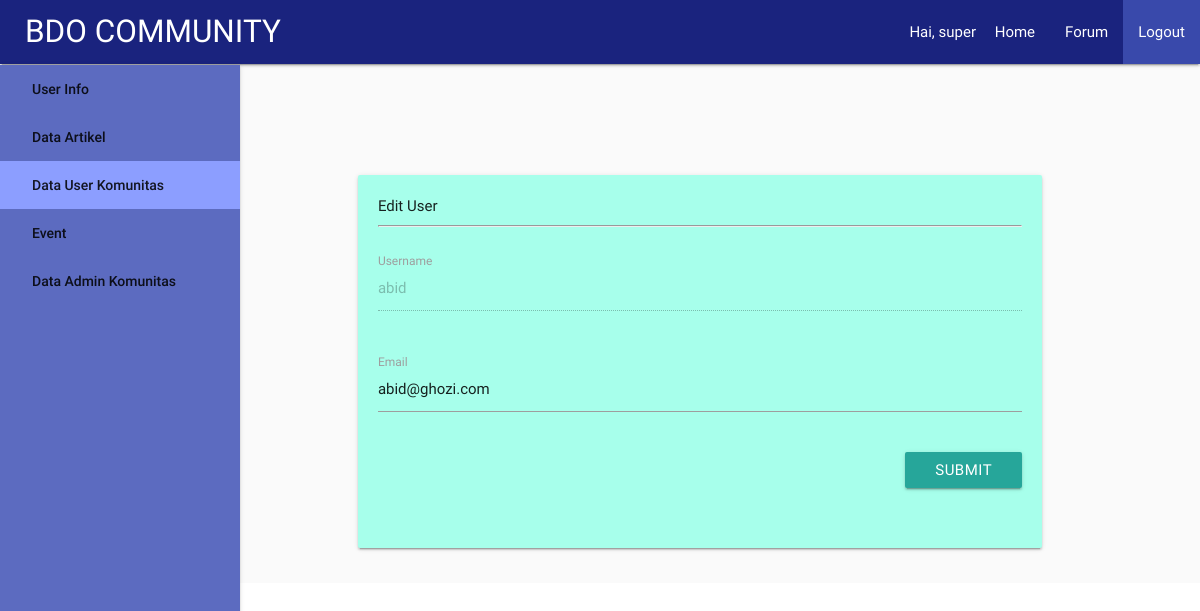
Page /dashboard/hi_editUser.php?user=abid (signed in) on the earlier database version.
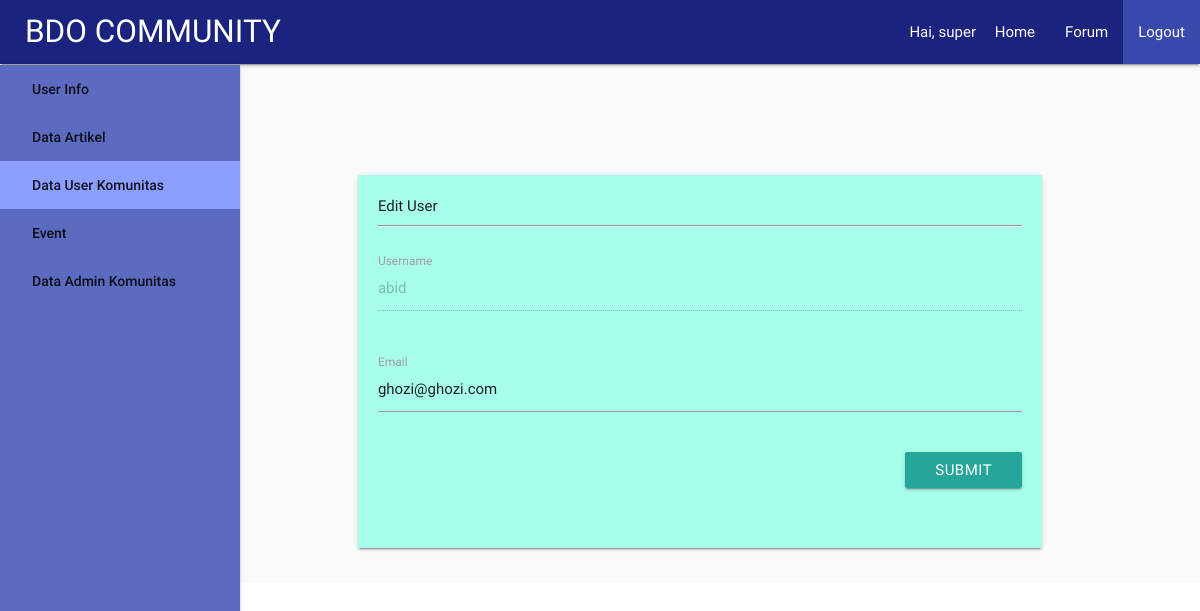
Same page on the later database version.
### tables this page shows
CREATE TABLE `table_user` (
  `username` varchar(30) NOT NULL,
  `password` varchar(30) NOT NULL,
  `email` varchar(120) NOT NULL,
  `idKomunitas` varchar(10) NOT NULL,
  `role` int(3) NOT NULL
);

### proses/proses_cekSession.php (called while the page is built, shortened)
<?php
if(!isset($_SESSION['session_user'])){
  header('Location: ../index.php');
}else{
  $user = $_SESSION['session_user'];
  $role = $_SESSION['session_role'];
}
?>

### dashboard/hi_editUser.php (the view, shortened to what this page needs)
<?php
include("../proses/proses_cekSession.php");
include("../proses/proses_koneksi.php");
if($role == 1 || $role == 2){
  $editUser = $_GET['user'];
  $query = "SELECT * FROM table_user WHERE username = '$editUser'";
  $result = mysqli_query($conn,$query);
  $row = mysqli_fetch_array($result);
}else{
  header('Location: ../index.php');
}
?>
<html>
<head>
  <link href="../css/materialize.css" rel="stylesheet">
  <link href="../css/style.css" rel="stylesheet">
</head>
<body>
  <div class="navbar-fixed">
    <nav >
      <div class="nav-wrapper indigo darken-4" >
        <a href="#" class="brand-logo" style="margin-left:25px;">BDO COMMUNITY</a>
        <ul id="nav-mobile" class="right hide-on-med-and-down">
          <li>Hai, <?php echo $user; ?>&nbsp;</li>
          <li><a href="../">Home</a></li>
          <li><a href="#">Forum</a></li>
          <li><a class="indigo darken-1" href="../proses/proses_logOut.php">Logout</a></li>
        </ul>
      </div>
    </nav>
  </div>
  <div class="row">
    <header class="col s2">
      <ul style="width:240px; margin-top:65px;" class="side-nav fixed indigo lighten-1">
        <a href="hi_index.php">User Info</a></li>
        <a href="hi_dataartikel.php">Data Artikel</a></li>
        <a href="hi_datauserkomunitas.php" class="indigo accent-1">Data User Komunitas</a></li>
        <a href="hi_dataevent.php">Event</a></li>
        <?php
        if($role==1){
          echo "<a href='hi_dataadminkomunitas.php'>Data Admin Komunitas</a></li>";
        }
        ?>
      </ul>
    </header>
    <div class="col s10 grey lighten-5">
      <div class="section no-pad-bot grey lighten-5" id="index-banner">
        <div class="container">
          <br><br>
          <div class="row center">
            <h5 class="header col s12 light">
            </h5>
          </div>
          <div class="row">
            <div class="col s12">
              <div class="card-panel teal accent-1 s12" style="padding:20px;">
                <table class="teal accent-1 highlight striped">
                  Edit User<hr>
                  <div id="test2" class="col s12">
                    <div class="row">
                      <form class="col s12" autocomplete="off" action=" ../proses/proses_editUser.php" method="post">
                        <div class="row">
                          <div class="input-field col s12">
                            <input id="username"  name="username" disabled="true" type="text" value="<?php echo $row[0]; ?>" autocomplete="new-password">
                            <label for="username">Username</label>
                          </div>
                        </div>
                        <div class="row">
                          <div class="input-field col s12">
                            <input id="email" name="email" type="email" value="<?php echo $row[2]; ?>" class="validate">
                            <label for="email">Email</label>
                          </div>
                        </div>
                        <div class="row">
                          <div class="right col s12">
                            <input type="submit" class="right waves-light btn">
                          </div>
                        </div>
                      </form>
                </table>
              </div>
            </div>
          </div>
        </div>
      </div>
    </div>
  </div>
</body>
</html>

Differences in the rows shown:
changed table_user "abid": email "abid@ghozi.com" → "ghozi@ghozi.com"
